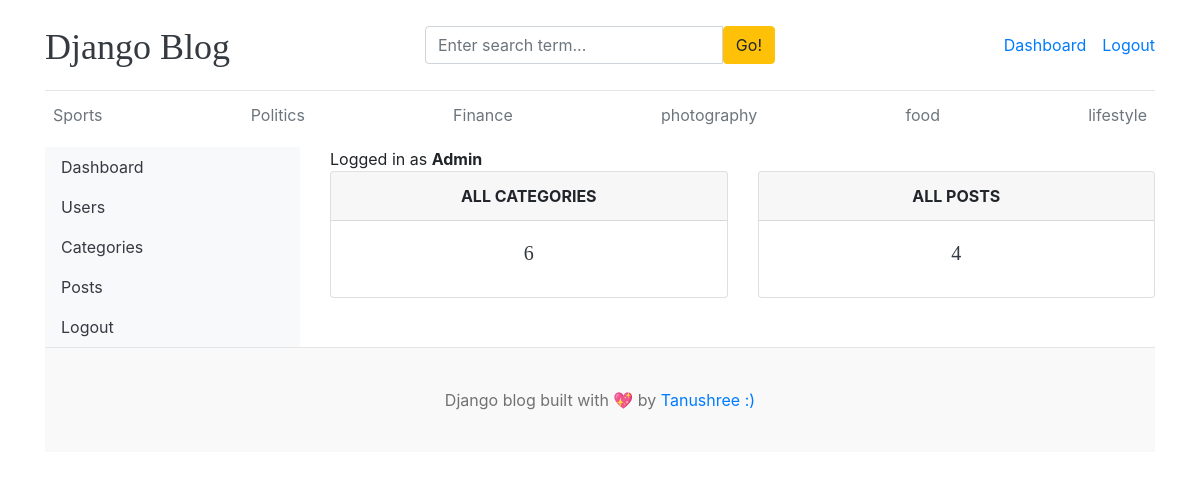
The app's page /dashboards/ (signed in) with its own data.
### blogs/models.py (models this page shows, shortened)
class Category(models.Model):
    category_name=models.CharField(max_length=50,unique=True)
    created_at=models.DateTimeField(auto_now_add=True)
    updated_at=models.DateTimeField(auto_now=True)
    class Meta:
        verbose_name_plural='categories'

### dashboards/views.py (the view)
# urls.py: path('',views.dashboard , name='dashboard'),
@login_required(login_url='login')
def dashboard(request):
    category_count=Category.objects.all().count()
    blogs_count=Blog.objects.all().count()
    context={
        'category_count':category_count,
        'blogs_count':blogs_count,
    }
    return render(request,'dashboard/dashboard.html',context)

### blogs/context_processors.py (called while the page is built)
def get_categories(request):
    categories=Category.objects.all()
    return dict(categories=categories)

def get_social_links(request):
    social_links=SocialLink.objects.all()
    return dict(social_links=social_links)

### templates/dashboard/dashboard.html
{% extends 'base.html' %}
{% block content %}
<div class="row">
    {% include 'dashboard/sidebar.html' %}
    <div class="col-md-9">
        <span>Logged in as <b>{{ user }}</b></span>
        <div class="row">
            <div class="col">
                <div class="card border-default mb-3">
                    <div class="card-header text-center text-uppercase font-weight-bold">All Categories</div>
                    <div class="card-body text-dark">
                        <h5 class="card-title text-center">{{ category_count }}</h5>
                    </div>
                </div>
            </div>
            <div class="col">
                <div class="card border-default mb-3">
                    <div class="card-header text-center text-uppercase font-weight-bold">All posts</div>
                    <div class="card-body text-dark">
                        <h5 class="card-title text-center">{{ blogs_count }}</h5>
                    </div>
                </div>
            </div>
        </div>
    </div>
</div>
{% endblock %}

### templates/base.html (shortened to what this page needs)
{% load static %}
<!DOCTYPE html>
<html lang="en">
<head>
    <link href="https://getbootstrap.com/docs/4.0/dist/css/bootstrap.min.css" rel="stylesheet">
    <link href="{% static 'css/blog.css' %}" rel="stylesheet">
    <link rel="stylesheet" href="https://cdnjs.cloudflare.com/ajax/libs/font-awesome/4.7.0/css/font-awesome.min.css">
  </head>
<body>
    <div class="container">
      <header class="blog-header py-3">
        <div class="row flex-nowrap justify-content-between align-items-center">
          <div class="col-4 pt-1">
            <a class="blog-header-logo text-dark" href="/">Django Blog</a>
          </div>
          <div class="col-4">
            <form action="{% url 'search' %}" method="GET">
              <div class="input-group">
                <input class="form-control" type="text" name="keyword" value="{{ keyword }}" placeholder="Enter search term..." aria-label="Enter search term..." aria-describedby="button-search" />
                <button type="submit" class="btn btn-warning" id="button-search" type="button">Go!</button>
            </div>
            </form>
          </div>
          <div class="col-4 d-flex justify-content-end align-items-center">
            {% if not user.is_authenticated %}
            <a class="btn btn-sm btn-warning" href="{% url 'login' %}">Login</a> &nbsp;
            <a class="btn btn-sm btn-outline-secondary" href="{% url 'register' %}">Register</a>
            {% else %}
            <span><a href="{% url 'dashboard' %}">Dashboard</a></span>
            <span><a href="{% url 'logout' %}">Logout</a></span>
            {% endif %}
          </div>
        </div>
      </header>
      <div class="nav-scroller py-1 mb-2">
        <nav class="nav d-flex justify-content-between">
          {% for cat in categories %}
          <a class="p-2 text-muted" href="{% url 'posts_by_category' cat.id %}">{{ cat.category_name }}</a>
          {% endfor %}
        </nav>
      </div>
{% block content %}
{% endblock %}
<footer class="blog-footer">
    <p>Django blog built with 💖 by <a href="#">Tanushree :)</a></p>
  </footer>
  </body>
  </html>

### static/css/blog.css (style rules this page uses)
.blog-header { border-bottom: 1px solid #e5e5e5; }
.blog-header-logo { font-family: "Playfair Display", Georgia, "Times New Roman", serif; font-size: 2.25rem; }
h1, h2, h3, h4, h5, h6 { font-family: "Playfair Display", Georgia, "Times New Roman", serif; }
.blog-footer { padding: 2.5rem 0; color: #727272; text-align: center; background-color: #f9f9f9; border-top: .05rem solid #e5e5e5; }
.blog-footer p:last-child { margin-bottom: 0; }

### records on screen
Category: category_name "Sports"
Category: category_name "Politics"
Category: category_name "Finance"
Category: category_name "photography"
Category: category_name "food"
Category: category_name "lifestyle"

### other values on screen
{{ user }} "Admin"
{{ category_count }} "6"
{{ blogs_count }} "4"
